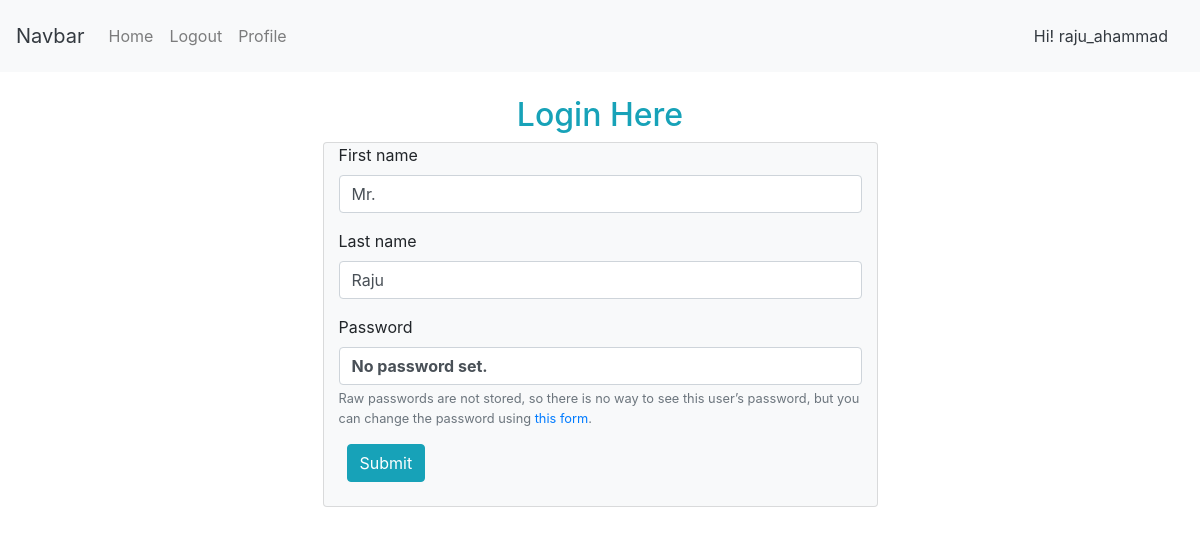
Screenshot of /userprofile/ (signed in) with the database file from the repository.
### profilee/models.py (models this page shows, shortened)
class User(AbstractUser):
    email = models.EmailField(_('email address'), unique=True)
    USERNAME_FIELD = 'email'
    REQUIRED_FIELDS = []
    objects = UserManager()

### profilee/views.py (the view)
# urls.py: path('userprofile/', views.edit, name='userprofile'),
def edit(request):
    if request.method == 'POST':
        form = UserUpdateForm(request.POST, instance=request.user)
        fields = ('username',)
        if form.is_valid():
            form.save()
            return redirect('profile')
    else:
        form = UserUpdateForm(instance=request.user)
        args = {'form' : form}
        return render(request, 'registration/login.html', args)

### profilee/forms.py
class UserUpdateForm(UserChangeForm):
    class Meta:
        model = User
        exclude = ('username' ,)
        fields = ['username', 'first_name', 'last_name',]

### templates/registration/login.html (shortened to what this page needs)
{% extends 'base.html' %}
{% load crispy_forms_tags %}
{% block content %}
<br>
<div class="container">
  <div class="text-center">
    <h2 class="text-info">Login Here </h2>
  </div>
  <div class="card bg-light " style="margin: auto; width: 50%;">
    <div class="container">
      <div class="form">
        <form class="" action="" method="post">
          {{ form|crispy }}
          <button class="btn btn-info ml-2" type="submit" name="button">Submit</button>
        </form>
      </div>
      <br>
    </div>
  </div>
</div>
</div>
<br>
{% endblock  %}

### templates/base.html (shortened to what this page needs)
<!doctype html>
<html lang="en">
  <head>
    <link rel="stylesheet" href="https://stackpath.bootstrapcdn.com/bootstrap/4.2.1/css/bootstrap.min.css">
  </head>
  <body>
    <div class="">
  <nav class="navbar navbar-expand-lg navbar-light bg-light">
    <a class="navbar-brand text-dark" href="{% url 'home' %}">Navbar</a>
    <div class="collapse navbar-collapse" id="navbarText">
      <ul class="navbar-nav mr-auto">
        <li  class="{% if request.resolver_match.url_name == "home" %}active{% endif %}">
          <a class="nav-link" href="{% url 'home' %}">Home <span class="sr-only">(current)</span></a>
        </li>
        {% if user.is_authenticated %}
        <li class="{% if request.resolver_match.url_name == "logout" %}active{% endif %}">
          <a class="nav-link" href="{% url 'logout' %}">Logout </a>
        </li>
        {% else %}
        <li class="nav-item ">
          <a class="nav-link " href="{% url 'login' %}">Login <span class="sr-only"></span></a>
        </li>
        {% endif %}
        <li class="{% if request.resolver_match.url_name == "profile" %}active{% endif %}">
          <a class="nav-link " href="{% url 'profile' %}">Profile </a>
        </li>
      </ul>
      <span class="navbar-text">
        <a class="nav-link text-dark" href="{% url 'profile' %}">Hi! {{  user.username }} </a>
      </span>
    </div>
  </nav>
  <div class="">
    {% block content %}
    {% endblock %}
  </div>
  </body>
</html>

### rows the page displays
User: username "raju_ahammad", first_name "Mr.", last_name "Raju"
